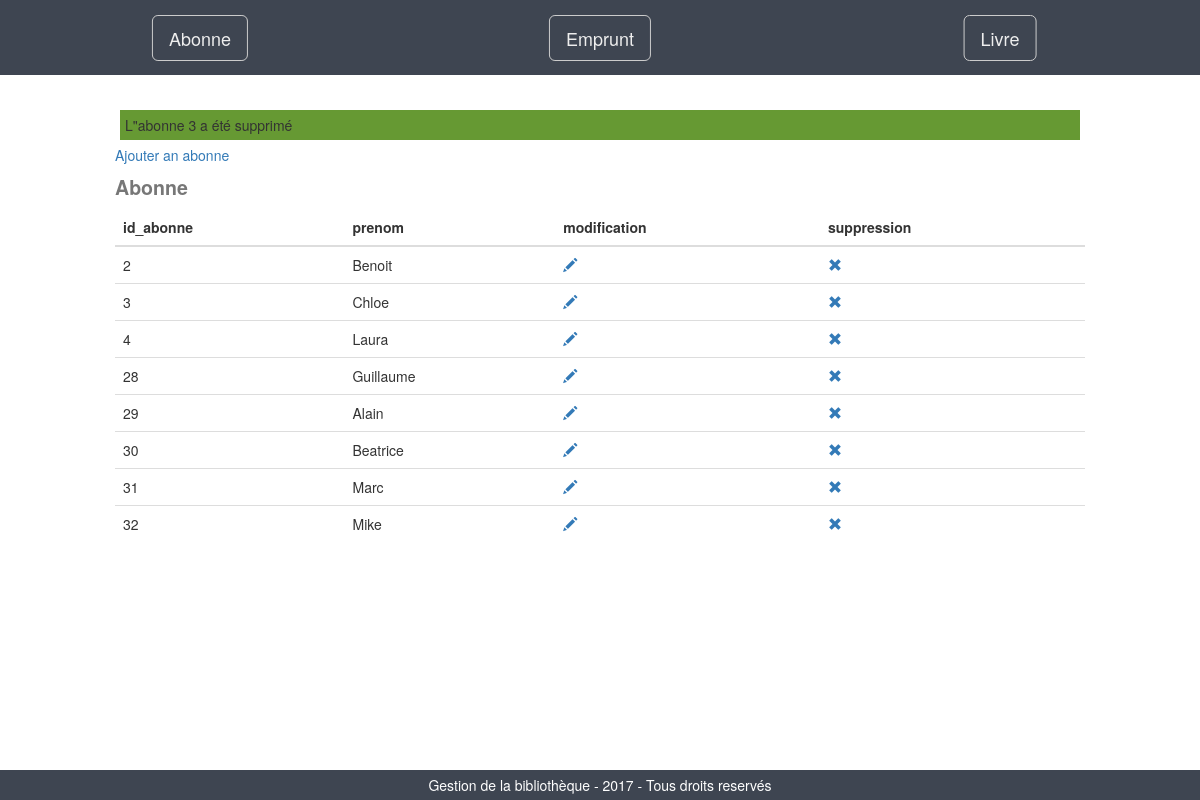
/?action=suppression_abonne&id_abonne=3, run on the app's committed database.
### tables this page shows
CREATE TABLE `abonne` (
  `id_abonne` int(3) NOT NULL AUTO_INCREMENT,
  `prenom` varchar(25) NOT NULL,
  PRIMARY KEY (`id_abonne`)
);

### inc/abonnee.inc.php (the view, shortened to what this page needs)
<?php
if (isset($_GET['action']) && $_GET['action']==='suppression_abonne') {
	$message.="<div class=\"success\">L\"abonne $_GET[id_abonne] a été supprimé</div>";
}
if (isset($_GET['table']) && $_GET['table'] === 'abonne') {
$abonne=$pdo->prepare("SELECT * FROM abonne");
$abonne->execute();
$content.=$message;
$content.= "<table class=\"table table-hover\">";
$content.= "<caption>Abonne</caption>";
$content.= "<a class=\"table-heading\" href=\"?action=ajout_abonne\">Ajouter an abonne</a>";
$content.= '<thead>';
$content.= "<tr>";
for ($i=0; $i<$abonne->columnCount(); $i++) {
	$column=$abonne->getColumnMeta($i);
	$content.= "<th>$column[name]</th>";
}
$content.= "<th>modification</th>";
$content.= "<th>suppression</th>";
$content.= "</tr>";
$content.= '</thead>';
$content.= '<tbody>';
while ($array_abonne=$abonne->fetch(PDO::FETCH_ASSOC)) {
	$content.= "<tr>";
	foreach ($array_abonne as $key => $value) {
	$content.= "<td>$value</td>";
	}
$content.= '<td><a href="?action=modification_abonne&id_abonne='.$array_abonne['id_abonne'].'"><span class="glyphicon glyphicon-pencil"></span></a></td>';
$content.= '<td><a href="?action=suppression_abonne&id_abonne='.$array_abonne['id_abonne'].'"><span class="glyphicon glyphicon-remove"></span></a></td>';
$content.= "</tr>";
}
$content.= '</tbody>';
$content.= "</table>";
}
?>

### css/style.css (style rules this page uses)
html { position:relative; min-height: 100%; }
.success { background: #669933; padding: 5px; margin: 5px; }
.table-heading { display: inline; text-align: center; }
caption { font-size: 1.4em; font-weight: bolder; }

### data on the page
abonne: id_abonne "2", prenom "Benoit"
abonne: id_abonne "3", prenom "Chloe"
abonne: id_abonne "4", prenom "Laura"
abonne: id_abonne "28", prenom "Guillaume"
abonne: id_abonne "29", prenom "Alain"
abonne: id_abonne "30", prenom "Beatrice"
abonne: id_abonne "31", prenom "Marc"
abonne: id_abonne "32", prenom "Mike"

### other printed values
$_GET[id_abonne] "3"
$column[name] "id_abonne"
$column[name] "prenom"
